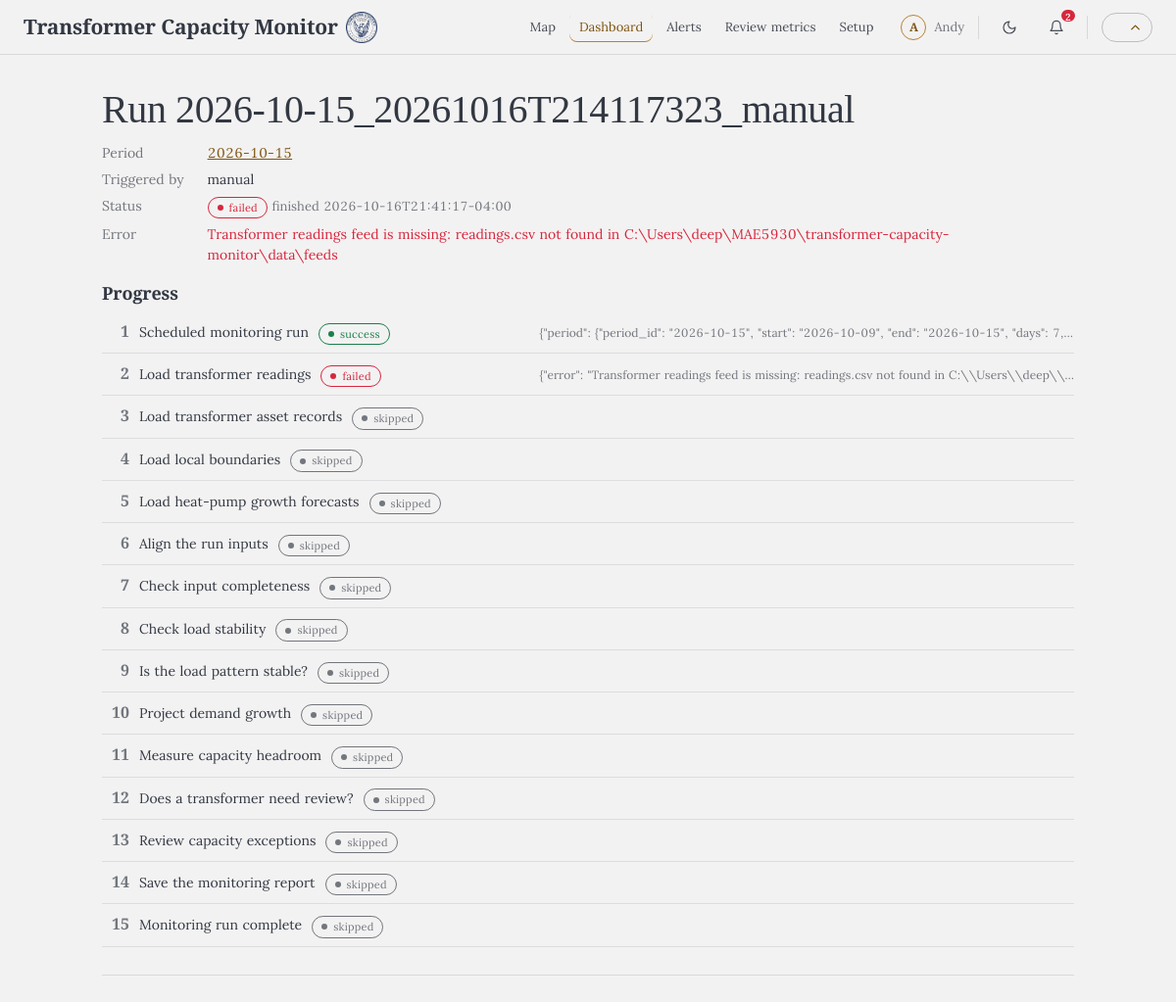
The page /runs/2026-10-15_20261016T214117323_manual on the database its author committed.
### tables this page shows
CREATE TABLE settings (
  key TEXT PRIMARY KEY,
  value TEXT
);

CREATE TABLE runs (
  run_id TEXT PRIMARY KEY,
  period_id TEXT NOT NULL,
  triggered_by TEXT NOT NULL,
  started_at TEXT NOT NULL,
  finished_at TEXT,
  status TEXT NOT NULL,          -- running | success | failed
  current_step INTEGER,
  error TEXT,
  problems_json TEXT,
  summary_json TEXT
);

CREATE TABLE run_steps (
  run_id TEXT NOT NULL,
  step INTEGER NOT NULL,
  name TEXT NOT NULL,
  status TEXT NOT NULL,          -- pending | running | success | failed | skipped | waiting
  started_at TEXT,
  finished_at TEXT,
  detail TEXT,
  PRIMARY KEY (run_id, step)
);

### webapp/app.py (the view)
@app.route("/runs/<run_id>")
def run_detail(run_id):
    run = store.get_run(run_id)
    if not run:
        if run_id in _running and _running[run_id].is_alive():
            return render_template("run.html", run=None, run_id=run_id, refresh=True)
        abort(404)
    refresh = run["status"] == "running"
    period = store.get_period(run["period_id"]) if run["status"] == "success" else None
    return render_template("run.html", run=run, run_id=run_id, refresh=refresh, period=period)

### capacity_monitor/ai_explain.py (called while the page is built)
def enabled(store: Store) -> bool:
    return (store.get_setting(SETTING_KEY, "off") or "off") == "on"

def _key(message: str, step) -> str:
    return hashlib.sha256(f"{step}|{message}".encode()).hexdigest()[:24]

### capacity_monitor/explain.py (called while the page is built)
def explain_problem(text: str) -> dict:
    for pattern, title, meaning, action in _RULES:
        m = pattern.search(text)
        if m:
            g = {k: (v or "") for k, v in m.groupdict().items()}
            return {"title": title, "meaning": meaning.format(**g), "action": action.format(**g), "raw": text}
    return {"title": "The run hit a problem", "meaning": text, "action": "Open the run to see the step it stopped at; fix the input it names, then press Run now again.", "raw": text}

### capacity_monitor/store.py (called while the page is built)
def now_iso() -> str:
    return datetime.now(timezone.utc).astimezone().isoformat(timespec="seconds")

    def _conn(self) -> sqlite3.Connection:
        c = sqlite3.connect(self.path, timeout=30, isolation_level=None)
        c.row_factory = sqlite3.Row
        c.execute("PRAGMA journal_mode=WAL")
        c.execute("PRAGMA busy_timeout=30000")
        return c

    def get_run(self, run_id: str) -> dict | None:
        with self._conn() as c:
            r = c.execute("SELECT * FROM runs WHERE run_id=?", (run_id,)).fetchone()
            if not r:
                return None
            steps = c.execute("SELECT * FROM run_steps WHERE run_id=? ORDER BY step", (run_id,)).fetchall()
        d = dict(r)
        d["problems"] = json.loads(d.pop("problems_json") or "[]")
        d["summary"] = json.loads(d.pop("summary_json") or "{}")
        d["steps"] = [dict(s) for s in steps]
        return d

    def list_alerts(self, limit: int = 50, unacknowledged_only: bool = False) -> list[dict]:
        q = "SELECT * FROM alerts" + (" WHERE acknowledged_at IS NULL" if unacknowledged_only else "") + " ORDER BY id DESC LIMIT ?"
        with self._conn() as c:
            return [dict(r) for r in c.execute(q, (limit,)).fetchall()]

    def get_ai_explanation(self, key: str) -> dict | None:
        with self._conn() as c:
            r = c.execute("SELECT * FROM ai_explanations WHERE key=? AND title IS NOT NULL", (key,)).fetchone()
        return dict(r) if r else None

    def get_setting(self, key: str, default=None):
        with self._conn() as c:
            r = c.execute("SELECT value FROM settings WHERE key=?", (key,)).fetchone()
        return r["value"] if r else default

### webapp/app.py (called while the page is built)
@app.template_filter("clock")
def _clock(iso):
    return (iso or "")[11:16]

### webapp/templates/run.html (shortened to what this page needs)
{% extends "base.html" %}
{% block content %}
<div class="card">
<h1>Run {{ run_id }}</h1>
{% if not run %}<p><span class="tag info">starting</span> The run is being created...</p>
{% else %}
<dl class="kv">
  <dt>Period</dt><dd><a href="{{ url_for('period_detail', period_id=run.period_id) }}">{{ run.period_id }}</a></dd>
  <dt>Triggered by</dt><dd>{{ run.triggered_by }}</dd>
  <dt>Status</dt><dd><span class="tag {{ 'ok' if run.status == 'success' else ('bad' if run.status == 'failed' else 'info') }}">{{ run.status }}</span> {% if run.finished_at %}<span class="muted small">finished {{ run.finished_at }}</span>{% endif %}</dd>
  {% if run.error %}<dt>Error</dt><dd class="bad">{{ run.error }}</dd>{% endif %}
</dl>
<h3>Progress</h3>
<ol class="steps">
{% for s in run.steps %}<li><span class="n">{{ s.step }}</span><span>{{ s.name }}</span>
<span class="tag {{ {'success':'ok','failed':'bad','running':'info','waiting':'warn','skipped':'muted','pending':'muted'}[s.status] }}">{{ s.status }}</span>
{% if s.detail %}<span class="d" title="{{ s.detail }}">{{ s.detail }}</span>{% endif %}</li>{% endfor %}
</ol>
{% endif %}
</div>
{% endblock %}

### webapp/templates/light_base.html (shortened to what this page needs)
<!doctype html>
<html lang="en">
<head>
</head>
<body>
{% set initials = (reviewer_name or '').replace('.', ' ').split()|map('first')|join('')|upper %}
<header class="topbar">
  <a class="brand" href="{{ url_for('map_latest') }}"><b>Transformer Capacity Monitor</b><img class="seal" src="{{ url_for('static', filename='tompkins-county.png') }}" alt="Tompkins County"></a>
  {% set ep = request.endpoint %}
  <nav aria-label="Main">
    <a href="{{ url_for('map_latest') }}"{% if ep in ('map_latest', 'period_map') %} aria-current="page"{% endif %}>Map</a>
    <a href="{{ url_for('dashboard') }}"{% if ep in ('dashboard', 'period_detail', 'run_detail') %} aria-current="page"{% endif %}>Dashboard</a>
    <a href="{{ url_for('alerts') }}"{% if ep == 'alerts' %} aria-current="page"{% endif %}>Alerts</a>
    <a href="{{ url_for('metrics') }}"{% if ep == 'metrics' %} aria-current="page"{% endif %}>Review metrics</a>
    <a href="{{ url_for('setup') }}"{% if ep == 'setup' %} aria-current="page"{% endif %}>Setup</a>
  </nav>
  <div class="tools">
    {% if reviewer_name %}<span class="reviewer" title="Reviewer: {{ reviewer_name }}"><span class="initials">{{ initials[:2] }}</span><span class="name">{{ reviewer_name }}</span></span>
    {% endif %}
    <button id="theme-btn" class="icon-btn" type="button" aria-label="Dark mode" title="Dark mode" aria-pressed="false">
      <svg class="moon" width="16" height="16" viewBox="0 0 24 24" fill="none" stroke="currentColor" stroke-width="1.8" stroke-linecap="round" stroke-linejoin="round" aria-hidden="true"><path d="M12 3a6 6 0 0 0 9 9 9 9 0 1 1-9-9Z"/></svg>
    </button>
    <div class="bell-wrap">
      <button id="bell" class="icon-btn" type="button" aria-label="Alerts" aria-expanded="false" aria-controls="alerts-card">
        <svg width="16" height="16" viewBox="0 0 24 24" fill="none" stroke="currentColor" stroke-width="1.8" stroke-linecap="round" stroke-linejoin="round" aria-hidden="true"><path d="M6 8a6 6 0 0 1 12 0c0 7 3 9 3 9H3s3-2 3-9"/><path d="M10.3 21a1.94 1.94 0 0 0 3.4 0"/></svg>
        {% if unacked_alerts %}<span class="count">{{ unacked_alerts }}</span>{% endif %}
      </button>
    </div>
    <button id="bar-toggle" class="bar-switch" type="button" role="switch" aria-checked="true" aria-label="Hide header" title="Hide header"><span><svg width="15" height="15" viewBox="0 0 24 24" fill="none" stroke="currentColor" stroke-width="2.2" stroke-linecap="round" stroke-linejoin="round" aria-hidden="true"><path d="m18 15-6-6-6 6"/></svg></span></button>
  </div>
</header>
{% block body %}{% endblock %}
</body>
</html>

### webapp/templates/light_base.html (style rules this page uses)
:root { --ink-rgb:29,36,48;--paper-rgb:243,242,242; --ground:#f3f2f2;--panel:#f8f7f6; --ink:#1D2430;--ink-90:rgba(var(--ink-rgb),.9);--ink-80:rgba(var(--ink-rgb),.8);--ink-75:rgba(var(--ink-rgb),.75);--ink-60:rgba(var(--ink-rgb),.6);--ink-55:rgba(var(--ink-rgb),.55);--ink-50:rgba(var(--ink-rgb),.5); --line:rgba(var(--ink-rgb),.12);--line-16:rgba(var(--ink-rgb),.16); --accent:#b68235;--accent-700:#7d5411;--accent-800:#5a3b0a; --ok:#1B7F4B;--review:#D7263D;--review-text:#9e1428;--amber:#e08a00;--warn:#9a5b00;--info:#1F5FA8;--estimate:#8a6200; --font-heading:"Cormorant Garamond",Georgia,serif;--font-body:"Lora",Georgia,serif; color-scheme:light; }
* { box-sizing:border-box }
body { margin:0;background:var(--ground);color:var(--ink-90);font:14px/1.5 var(--font-body);font-variant-numeric:tabular-nums }
a { color:var(--accent-700) }
h1,h2,h3 { text-wrap:pretty }
.topbar { height:56px;display:flex;align-items:center;gap:18px;padding:0 24px;border-bottom:1px solid var(--line);background:var(--ground);position:sticky;top:0;z-index:5 }
.topbar .brand { display:flex;align-items:center;gap:8px;text-decoration:none;color:inherit;white-space:nowrap;flex:none }
.topbar .brand b { font-family:var(--font-heading);font-weight:600;font-size:21px;letter-spacing:-.01em }
.topbar .brand .seal { display:block;width:32px;height:32px;flex:none }
.topbar nav { display:flex;gap:4px;font-size:13px }
.topbar nav a { text-decoration:none;color:var(--ink-80);padding:6px 10px;border-radius:8px;transition:background .15s }
.topbar nav a[aria-current="page"] { color:var(--accent-700);box-shadow:inset 0 -1px 0 var(--accent) }
.topbar .count { font-size:11px;color:var(--review);margin-left:3px }
.tools { display:flex;align-items:center;gap:14px }
.icon-btn { all:unset;cursor:pointer;position:relative;box-sizing:border-box;width:34px;height:34px;border-radius:8px;color:var(--ink-80);display:grid;place-items:center;transition:background-color .15s }
#bell .count { position:absolute;top:-3px;right:-4px;min-width:16px;height:16px;padding:0 4px;border-radius:8px;background:#D7263D;color:#fff;font-size:10px;font-weight:600;display:grid;place-items:center;border:2px solid var(--ground);box-sizing:border-box }
.bell-wrap { position:relative }
.bar-switch { all:unset;cursor:pointer;box-sizing:border-box;position:relative;width:52px;height:30px;border:1px solid rgba(var(--ink-rgb),.25);border-radius:999px;color:var(--accent-700);transition:background-color .15s,border-color .15s;flex:none }
.bar-switch span { position:absolute;top:50%;left:calc(100% - 24px);transform:translateY(-50%);display:grid }
.topbar { transition:transform .25s }
.reviewer { display:inline-flex;align-items:center;gap:8px;font-size:13px;color:var(--ink-60);white-space:nowrap }
.reviewer .initials { width:26px;height:26px;border-radius:50%;border:1px solid var(--accent);color:var(--accent-700);font-family:var(--font-heading);font-weight:600;font-size:12px;display:grid;place-items:center }

### rows shown on the page
settings: value "Andy"
runs: period_id "2026-10-15", triggered_by "manual", status "failed", finished_at "2026-10-16T21:41:17-04:00", error "Transformer readings feed is missing: readings.csv not found in C:\\Users\\deep\\MAE5930\\transformer-capacity-monitor\\data\\feeds"
run_steps: step "1", name "Scheduled monitoring run", status "success", detail "{\"period\": {\"period_id\": \"2026-10-15\", \"start\": \"2026-10-09\", \"end\": \"2026-10-15\", \"days\": 7,…"
run_steps: step "2", name "Load transformer readings", status "failed", detail "{\"error\": \"Transformer readings feed is missing: readings.csv not found in C:\\\\Users\\\\deep\\\\…"
run_steps: step "3", name "Load transformer asset records", status "skipped"
run_steps: step "4", name "Load local boundaries", status "skipped"
run_steps: step "5", name "Load heat-pump growth forecasts", status "skipped"
run_steps: step "6", name "Align the run inputs", status "skipped"
run_steps: step "7", name "Check input completeness", status "skipped"
run_steps: step "8", name "Check load stability", status "skipped"
run_steps: step "9", name "Is the load pattern stable?", status "skipped"
run_steps: step "10", name "Project demand growth", status "skipped"
run_steps: step "11", name "Measure capacity headroom", status "skipped"
run_steps: step "12", name "Does a transformer need review?", status "skipped"
run_steps: step "13", name "Review capacity exceptions", status "skipped"
run_steps: step "14", name "Save the monitoring report", status "skipped"
run_steps: step "15", name "Monitoring run complete", status "skipped"

### other values the page prints
{{ initials[:2] }} "A"
{{ unacked_alerts }} "2"
{{ run_id }} "2026-10-15_20261016T214117323_manual"
